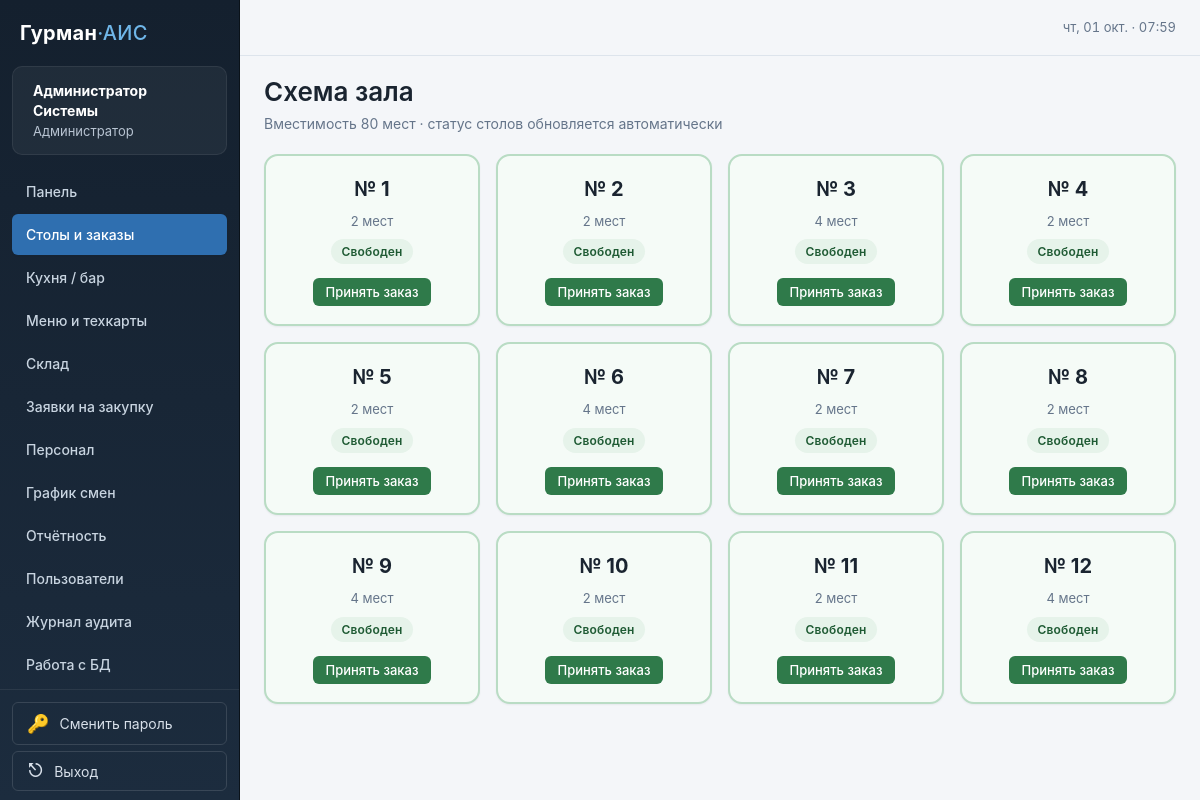
Screenshot of /orders/ (signed in) with the database file from the repository.
### tables this page shows
CREATE TABLE users (
    id INTEGER PRIMARY KEY AUTOINCREMENT,
    username TEXT UNIQUE NOT NULL,
    password_hash TEXT NOT NULL,
    full_name TEXT NOT NULL,
    role TEXT NOT NULL CHECK (role IN ('admin', 'waiter', 'cook', 'bartender', 'storekeeper', 'accountant')),
    is_active INTEGER NOT NULL DEFAULT 1,
    created_at TEXT NOT NULL DEFAULT (datetime('now'))
, "session_version" INTEGER NOT NULL DEFAULT 1, "must_change_password" INTEGER NOT NULL DEFAULT 0);

CREATE TABLE restaurant_tables (
    id INTEGER PRIMARY KEY AUTOINCREMENT,
    number INTEGER UNIQUE NOT NULL,
    seats INTEGER NOT NULL DEFAULT 2,
    status TEXT NOT NULL DEFAULT 'free' CHECK (status IN ('free', 'occupied', 'reserved'))
);

### blueprints/orders.py (the view)
@orders.route("/")
@roles_required("waiter")
def tables():
    db = get_db()
    rows = db.execute(
        """
        SELECT t.*, o.id AS order_id
        FROM restaurant_tables t
        LEFT JOIN orders o ON o.table_id = t.id AND o.status IN ('open', 'sent', 'served')
        ORDER BY t.number
        """
    ).fetchall()
    return render_template("orders/tables.html", tables=rows)

### blueprints/dashboard.py (called while the page is built, shortened)
def register_globals(app):
    @app.context_processor
    def inject_globals():
        demo_accounts = None
        return {
            "role_labels": ROLE_LABELS,
            "restaurant_name": app.config["RESTAURANT_NAME"],
            "is_debug": app.debug,
            "demo_accounts": demo_accounts,
        }

### db.py (called while the page is built)
def get_db():
    if "db" not in g:
        g.db = sqlite3.connect(
            Config.DATABASE,
            detect_types=sqlite3.PARSE_DECLTYPES,
            timeout=5.0,
            isolation_level=None,
        )
        g.db.row_factory = sqlite3.Row
        g.db.execute("PRAGMA foreign_keys = ON")
        g.db.execute("PRAGMA journal_mode = WAL")
        g.db.execute("PRAGMA synchronous = NORMAL")
        g.db.execute("PRAGMA busy_timeout = 5000")
    return g.db

### utils.py (called while the page is built, shortened)
def roles_required(*roles):
    def decorator(view):
        @functools.wraps(view)
        def wrapped(*args, **kwargs):
            if g.user is None:
                return redirect(url_for("auth.login", next=request.path))
            return view(*args, **kwargs)
        return wrapped
    return decorator

### templates/orders/tables.html (shortened to what this page needs)
{% extends "base.html" %}
{% block body_attrs %}data-autorefresh="20"{% endblock %}
{% block content %}
{% set table_status_labels = {
    'free':     'Свободен',
    'occupied': 'Занят',
    'reserved': 'Бронь'
} %}
<div class="page-header">
    <div>
        <h1>Схема зала</h1>
        <p class="subtitle">
            Вместимость 80 мест · статус столов обновляется автоматически
        </p>
    </div>
</div>
<div class="tables-grid">
    {% for t in tables %}
    <div class="table-tile table-tile--{{ t['status'] }}">
        <div class="table-tile__num">№ {{ t['number'] }}</div>
        <div class="table-tile__seats">{{ t['seats'] }} мест</div>
        <span class="badge badge--{{ t['status'] }}">
            {{ table_status_labels.get(t['status'], t['status']) }}
        </span>
        <div class="table-tile__actions">
            {% if t['order_id'] %}
                <a class="btn btn--sm"
                   href="{{ url_for('orders.detail', order_id=t['order_id']) }}">
                    Открыть заказ
                </a>
            {% elif g.user['role'] in ('waiter', 'admin') %}
                <form method="post"
                      action="{{ url_for('orders.open_order', table_id=t['id']) }}">
                    <button class="btn btn--sm btn--success" type="submit">
                        Принять заказ
                    </button>
                </form>
            {% endif %}
        </div>
    </div>
    {% endfor %}
</div>
{% endblock %}

### templates/base.html (shortened to what this page needs)
<!doctype html>
<html lang="ru">
<head>
    <link rel="stylesheet" href="{{ url_for('static', filename='css/style.css') }}">
</head>
<body {% block body_attrs %}{% endblock %}>
<div class="app-layout">
    <aside class="sidebar">
        <div class="sidebar__brand">Гурман<span>·АИС</span></div>
        {% if g.user %}
        {% set R = g.user['role'] %}
        {% set ep = request.endpoint or '' %}
        <div class="sidebar__user">
            <strong>{{ g.user['full_name'] }}</strong>
            {{ role_labels.get(g.user['role'], g.user['role']) }}
        </div>
        <nav>
            <a href="{{ url_for('index') }}"
               class="{{ 'active' if ep == 'index' else '' }}">Панель</a>
            {% if R in ('admin', 'waiter') %}
            <a href="{{ url_for('orders.tables') }}"
               class="{{ 'active' if ep in ('orders.tables', 'orders.detail') else '' }}">Столы и заказы</a>
            {% endif %}
            {% if R in ('admin', 'cook', 'bartender') %}
            <a href="{{ url_for('orders.kitchen_view') }}"
               class="{{ 'active' if ep == 'orders.kitchen_view' else '' }}">Кухня / бар</a>
            {% endif %}
            {% if R in ('admin', 'cook', 'bartender', 'waiter', 'accountant') %}
            <a href="{{ url_for('dishes.list_dishes') }}"
               class="{{ 'active' if ep.startswith('dishes.') else '' }}">Меню и техкарты</a>
            {% endif %}
            {% if R in ('admin', 'storekeeper', 'accountant') %}
            <a href="{{ url_for('warehouse.stock') }}"
               class="{{ 'active' if ep in ('warehouse.stock', 'warehouse.new_ingredient', 'warehouse.movements') else '' }}">Склад</a>
            <a href="{{ url_for('warehouse.requests_list') }}"
               class="{{ 'active' if ep == 'warehouse.requests_list' else '' }}">Заявки на закупку</a>
            {% endif %}
            {% if R in ('admin', 'accountant') %}
            <a href="{{ url_for('staff.list_employees') }}"
               class="{{ 'active' if ep in ('staff.list_employees', 'staff.new_employee') else '' }}">Персонал</a>
            <a href="{{ url_for('staff.schedule') }}"
               class="{{ 'active' if ep == 'staff.schedule' else '' }}">График смен</a>
            <a href="{{ url_for('reports.index') }}"
               class="{{ 'active' if ep == 'reports.index' else '' }}">Отчётность</a>
            {% endif %}
            {% if R == 'admin' %}
                <a href="{{ url_for('auth.users') }}"
                class="{{ 'active' if ep in ('auth.users', 'auth.new_user') else '' }}">Пользователи</a>
                <a href="{{ url_for('auth.audit_log') }}"
                class="{{ 'active' if ep == 'auth.audit_log' else '' }}">Журнал аудита</a>
                <a href="{{ url_for('admin.db_tables') }}"
                class="{{ 'active' if ep in ('admin.db_tables', 'admin.db_view', 'admin.db_query') else '' }}">Работа с БД</a>
            {% endif %}
        </nav>
        <div class="sidebar__logout">
            <a class="logout-btn logout-btn--block"
               href="{{ url_for('auth.change_password') }}">
                <span>🔑</span>
                <span>Сменить пароль</span>
            </a>
            <form method="post" action="{{ url_for('auth.logout') }}">
                <button type="submit" class="logout-btn">
                    <span>⎋</span>
                    <span>Выход</span>
                </button>
            </form>
        </div>
        {% endif %}
    </aside>
    <main class="main">
        <div class="topbar">
            <div class="topbar__clock" id="clock"></div>
        </div>
        {% block content %}{% endblock %}
    </main>
</div>
</body>
</html>

### static/css/variables.css (style rules this page uses)
:root { --color-bg: #f4f6f9; --color-surface: #ffffff; --color-surface-2: #f8fafc; --color-surface-3: #eef2f7; --color-border: #dde4ec; --color-border-strong: #c8d2de; --color-text: #1a2430; --color-muted: #65758a; --color-subtle: #94a2b5; --color-inverse: #ffffff; --color-primary: #2f6fb0; --color-primary-hover: #245a95; --color-primary-active: #1d4a7c; --color-primary-soft: #e3eefa; --color-primary-ink: #173b5e; --color-success: #2f7a4a; --color-success-soft: #e6f3ea; --color-success-ink: #1e5a33; --color-danger: #b8342f; --color-danger-soft: #fbe9e7; --color-danger-ink: #7a1f1c; --color-warning: #a8730a; --color-warning-soft: #fdf3dc; --color-warning-ink: #6f4d04; --color-info: #2c5d8a; --color-info-soft: #e6eff7; --color-info-ink: #1d3f5e; --color-neutral-soft: #e9eef4; --color-neutral-ink: #4e5b6c; --radius-xs: 4px; --radius-sm: 6px; --radius: 10px; --radius-lg: 14px; --radius-pill: 999px; --shadow-sm: 0 1px 2px rgba(15, 30, 50, .06); --shadow: 0 2px 6px rgba(15, 30, 50, .08), 0 1px 2px rgba(15, 30, 50, .04); --shadow-md: 0 6px 18px rgba(15, 30, 50, .10), 0 2px 6px rgba(15, 30, 50, .05); --shadow-inset: inset 0 1px 0 rgba(255, 255, 255, .6); --font-sans: -apple-system, BlinkMacSystemFont, "Segoe UI", Roboto, "Helvetica Neue", Arial, "Noto Sans", sans-serif; --font-mono: ui-monospace, SFMono-Regular, "SF Mono", Menlo, Consolas, "Liberation Mono", monospace; --fs-xs: 12px; --fs-sm: 13px; --fs-md: 14px; --fs-lg: 16px; --fs-xl: 20px; --fs-2xl: 26px; --fs-3xl: 32px; --lh-tight: 1.25; --lh-base: 1.5; --sidebar-w: 240px; --topbar-h: 56px; --container-pad: 24px; --transition: 150ms ease; --transition-slow: 250ms ease; --focus-ring: 0 0 0 3px rgba(47, 111, 176, .28); }

### rows the page displays
users: user.full_name "Администратор Системы", get "Администратор"
restaurant_tables: number "1", seats "2", get "Свободен"
restaurant_tables: number "2", seats "2", get "Свободен"
restaurant_tables: number "3", seats "4", get "Свободен"
restaurant_tables: number "4", seats "2", get "Свободен"
restaurant_tables: number "5", seats "2", get "Свободен"
restaurant_tables: number "6", seats "4", get "Свободен"
restaurant_tables: number "7", seats "2", get "Свободен"
restaurant_tables: number "8", seats "2", get "Свободен"
restaurant_tables: number "9", seats "4", get "Свободен"
restaurant_tables: number "10", seats "2", get "Свободен"
restaurant_tables: number "11", seats "2", get "Свободен"
restaurant_tables: number "12", seats "4", get "Свободен"
